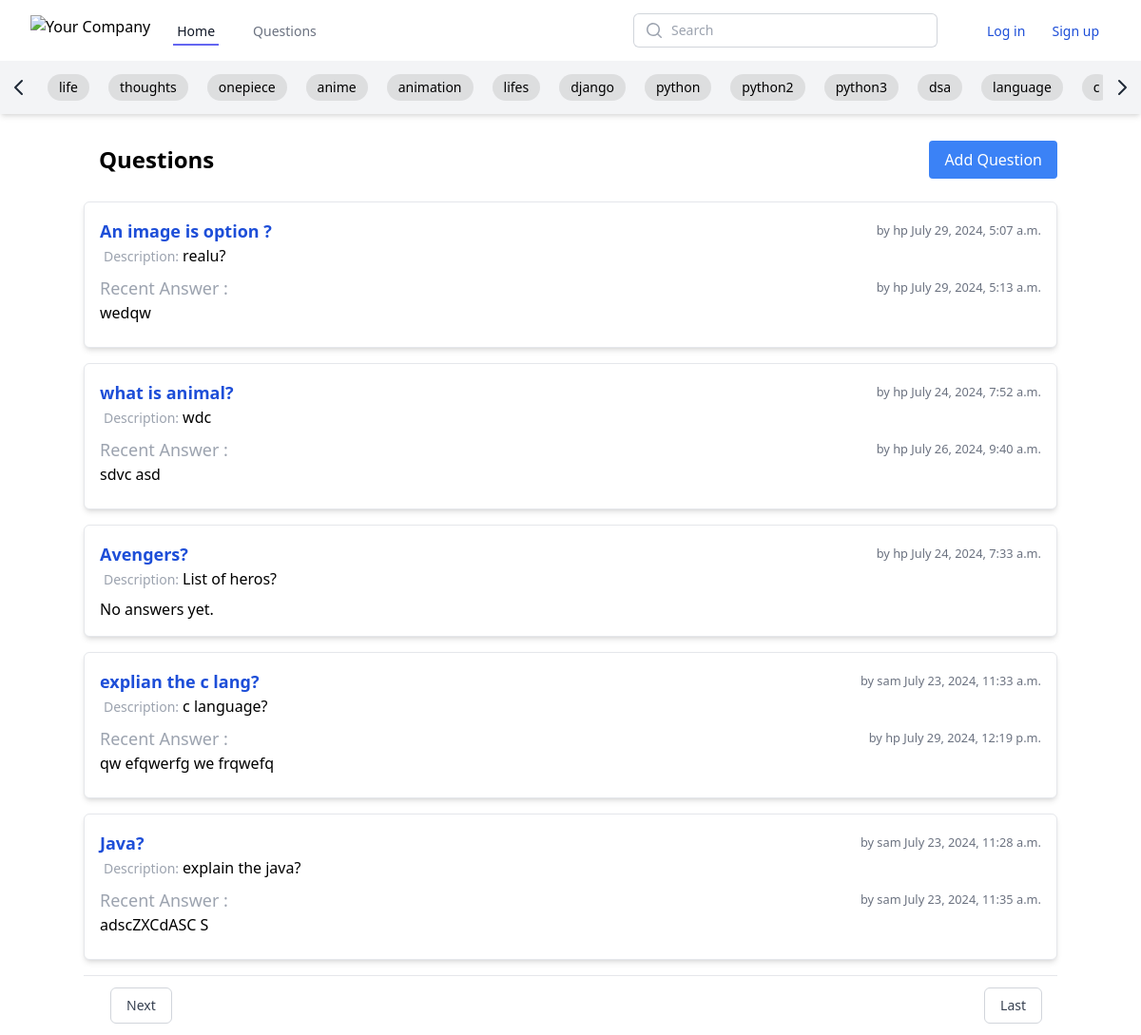
Before: /home/ with the older database file.
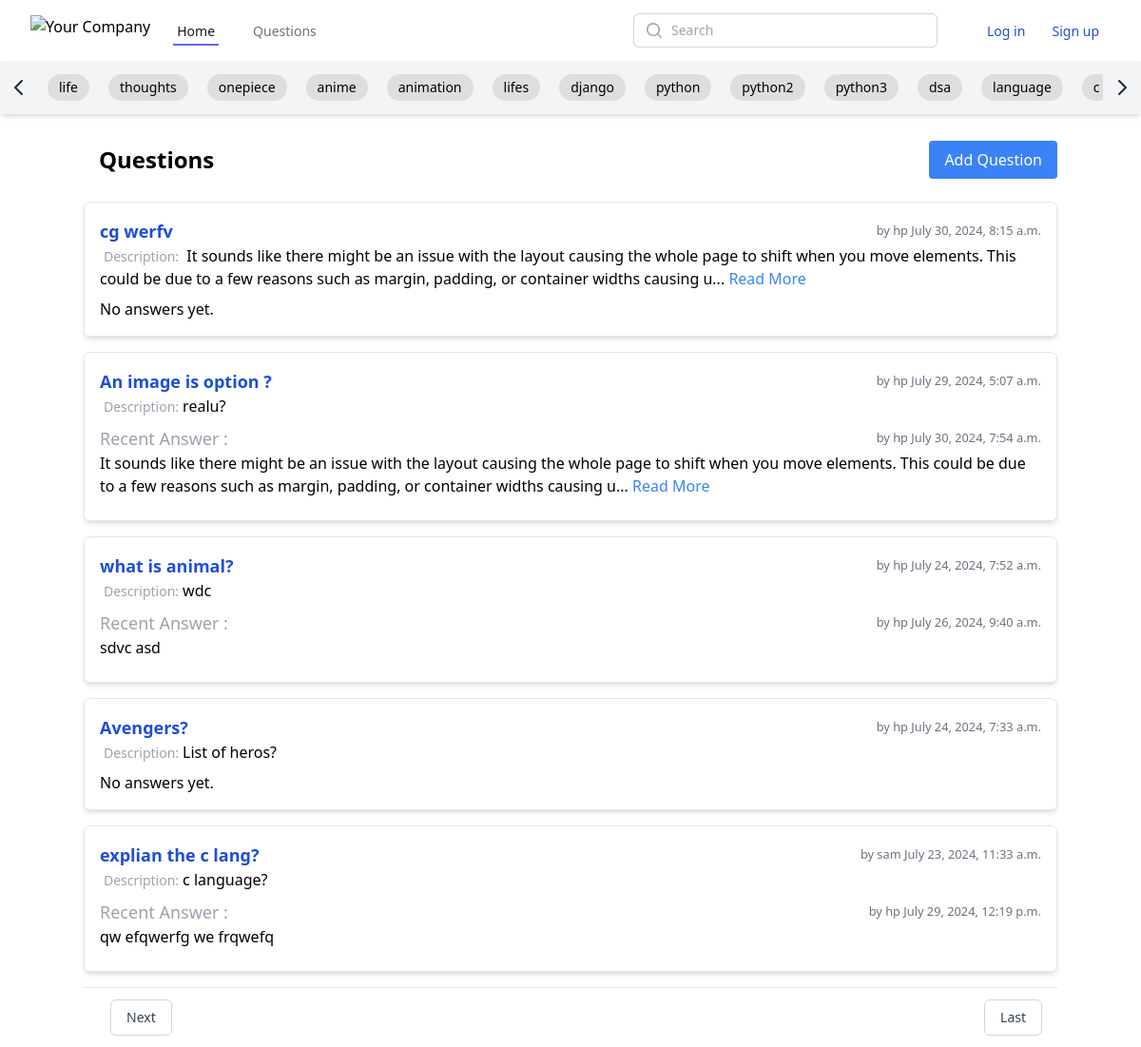
After: the same page with the newer database file.
### questions/models.py (models this page shows, shortened)
class Tag(models.Model):
    name = models.CharField(max_length=50, unique=True)

class Question(models.Model):
    title = models.CharField(max_length=200)
    description = models.TextField(blank=True)
    tags = models.ManyToManyField(Tag, related_name='questions')
    created_at = models.DateTimeField(default=timezone.now,blank=True,null=True)
    updated_at = models.DateTimeField(auto_now=True)
    user = models.ForeignKey(User, on_delete=models.CASCADE)
    likes = models.ManyToManyField(User, related_name='liked_question', blank=True)
    unlikes = models.ManyToManyField(User, related_name='unliked_question', blank=True)

class Answer(models.Model):
    question = models.ForeignKey(Question, on_delete=models.CASCADE, related_name='answers')
    description = models.TextField()
    created_at = models.DateTimeField(auto_now_add=True)
    updated_at = models.DateTimeField(auto_now=True)
    user = models.ForeignKey(User, on_delete=models.CASCADE, null=False)
    likes = models.ManyToManyField(User, related_name='liked_answers')
    unlikes = models.ManyToManyField(User, related_name='unliked_answers')

### questions/views.py (the view)
# urls.py: 2. Add a URL to urlpatterns:  path('', views.home, name='home')
def home(request):
    questions = Question.objects.all().order_by('-created_at')
    paginator = Paginator(questions,5)  # Show 5 questions per page
    page_number = request.GET.get('page')
    page_obj = paginator.get_page(page_number)
    tags = Tag.objects.all()
    context = {
        'page_obj': page_obj,
        'tags':tags,
    }
    return render(request, 'questions/home.html', context)

### questions/templatetags/custom_tags.py (called while the page is built)
@register.simple_tag
def active_url(request, url_name):
    try:
        url = reverse(url_name)
    except NoReverseMatch:
        return 'border-transparent text-gray-500 hover:border-gray-300 hover:text-gray-700'
    if request.path == url:
        return 'border-indigo-500 text-gray-900'
    return 'border-transparent text-gray-500 hover:border-gray-300 hover:text-gray-700'

### questions/templates/questions/home.html (shortened to what the changed rows need)
{% extends "base_generic.html" %}
{% block content %}
<div >
    <div class="fixed top-0 left-0 w-full bg-gray-100 py-2 shadow-md z-10 ">
        <div class="relative max-w-7xl mx-auto ">
            <div class="flex items-center space-x-4 overflow-hidden">
                <div id="tagsContainer" class="flex items-center space-x-6 overflow-x-auto whitespace-nowrap w-full max-w-full scrollbar-hidden">
                    {% for tag in tags %}
                       <a href="{% url 'question_list' %}?tags={{ tag.name}}">
                           <div class="inline-block px-3 py-1 text-sm font-medium text-black bg-gray-500 rounded-full" style="background-color: rgba(128, 128, 128, 0.194); margin-inline: 10px;" >{{ tag.name }}</div>
                       </a>
                    {% endfor %}
                </div>
            </div>
        </div>
    </div>
<div class="container mx-auto ">
    <div class="flex justify-between items-center mb-8 mt-6 pt-4 pb-3">
  <div class="flex-grow flex justify-center">
    <h1 class="text-2xl font-bold p-4">
      Questions
    </h1>
  </div>
</div>
    <div class="grid grid-cols-4 gap-4">
        <div class="col-span-3">
            <ul>
                {% for question in page_obj %}
                    <li class="border rounded-md p-4 mb-4 bg-white shadow-md ">
                        <div class="flex justify-between items-center">
                            <a href="{% url 'question_detail' question.pk %}" class="text-lg font-bold text-blue-700 hover:text-blue-600">{{ question.title }}</a>
                            <small class="text-gray-500"> by {{ question.user.username }} {{ question.created_at }}</small>
                          </div>
                          {% if question.description|length > 200 %}
                          <p class="mb-2">
                              <span class="text-sm text-gray-400 p-1 mb-4">Description:</span>
                              <span class="short-answer">{{ question.description|slice:":200" }}...</span>
                              <a href="javascript:void(0);" class="text-blue-500 hover:underline read-more">Read More</a>
                          </p>
                      {% else %}
                          <p class="mb-2" > <span class="text-sm text-gray-400 p-1 mb-4">Description:</span>{{ question.description }}</p>
                      {% endif %}
                        <div class="mt-2">
                            {% if question.answers.last %}
                            <div class="flex justify-between items-center">
                                <h3 class="text-lg from-neutral-300"><span class=" text-gray-400 hover:text-blue-700">Recent Answer :</span></h3>
                                <small class="text-gray-500"> by {{ question.answers.last.user.username }} {{ question.answers.last.created_at }}</small>
                              </div>
                                {% if question.answers.last.description|length > 100 %}
                        <p class="mb-2">
                            <span class="short-answer">{{ question.answers.last.description|slice:":200" }}...</span>
                            <a href="javascript:void(0);" class="text-blue-500 hover:underline read-more">Read More</a>
                        </p>
                    {% else %}
                        <p class="mb-2">{{ question.answers.last.description }}</p>
                    {% endif %}
                            {% else %}
                                <p>No answers yet.</p>
                            {% endif %}
                        </div>
                    </li>
                {% endfor %}
            </ul>
        </div>
    </div>
</div>
</div>
{% endblock %}

Changed rows visible on the page:
no longer on this page (row unchanged): Question: title "Java?", user.username "sam", created_at "July 23, 2024, 11:28 a.m.", description "explain the java?", answers.last.user.username "sam", answers.last.created_at "July 23, 2024, 11:35 a.m.", answers.last.description "adscZXCdASC S"
added Question: title "cg werfv", user.username "hp", created_at "July 30, 2024, 8:15 a.m.", description "It sounds like there might be an issue with the layout causing the whole page to shift when you move elements. This could be due to a few reasons such as margin, padding, or container widths causing u", shows "No answers yet."
computed for Question "An image is option ?": answers.last.created_at "July 29, 2024, 5:13 a.m." → "July 30, 2024, 7:54 a.m."; answers.last.description "wedqw" → "It sounds like there might be an issue with the layout causing the whole page to shift when you move elements. This could be due to a few reasons such as margin, padding, or container widths causing u"
